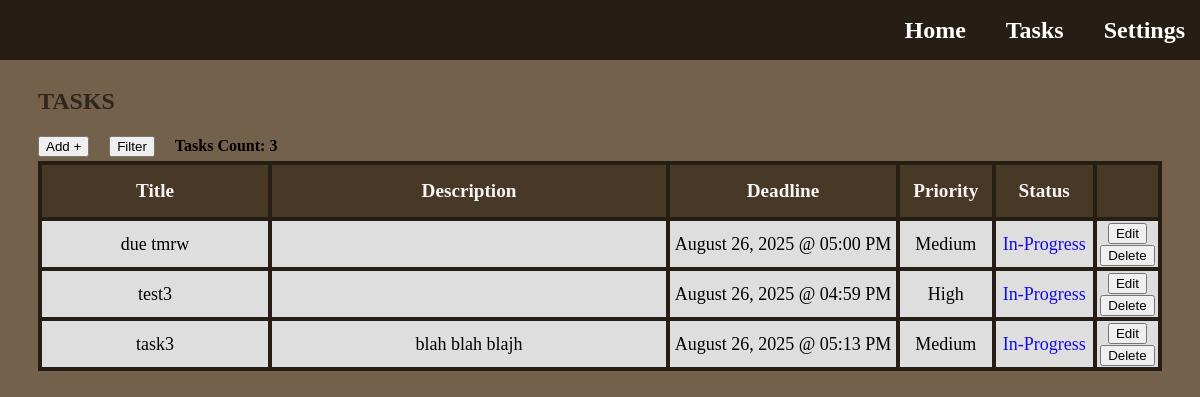
/tasks (signed in), run on an earlier commit of the app's database.
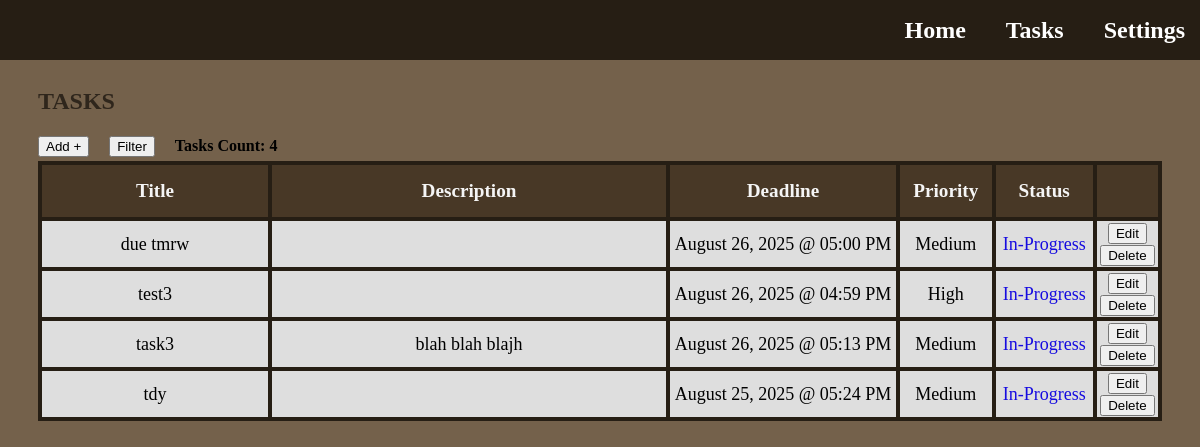
And on a later commit of the database.
### app.py (models this page shows)
class Task(db.Model):
    id = db.Column(db.Integer, primary_key=True)
    title = db.Column(db.String(128), nullable=False)
    description = db.Column(db.Text, nullable=True)
    priority = db.Column(db.String(50), nullable=False)
    deadline = db.Column(db.DateTime, nullable=True)
    status = db.Column(db.String(50), nullable=False, default='In-Progress')
    set_today_reminder = db.Column(db.Boolean, nullable=False, default=True)
    set_tomorrow_reminder = db.Column(db.Boolean, nullable=False, default=True)
    user_id = db.Column(db.Integer, db.ForeignKey('user.id'), nullable=False)
    user = db.relationship('User', backref=db.backref('tasks', lazy=True))

### app.py (the view, shortened to what this page needs)
@app.route('/tasks')
def tasks():
    user_id = session['user_id']
    sort_title = session.get('sort_title')
    sort_type = session.get('sort_type')
    filter_priorities = session.get('filter_priorities', [])
    filter_status = session.get('filter_status', [])
    filter_months = session.get('filter_months', [])
    filter_year = session.get('filter_year', None)
    filter_day = session.get('filter_day', None)
    priority_order_descending = case(
        (Task.priority == 'High', 1),
        (Task.priority == 'Medium', 2),
        (Task.priority == 'Low', 3),
    )
    priority_order_ascending = case(
        (Task.priority == 'Low', 1),
        (Task.priority == 'Medium', 2),
        (Task.priority == 'High', 3),
    )
    status_order_complete = case(
        (Task.status == 'Complete', 1),
        (Task.status == 'In-Progress', 2)
    )
    status_order_in_progress = case(
        (Task.status == 'In-Progress', 1),
        (Task.status == 'Complete', 2)
    )
    query = Task.query.filter_by(user_id=user_id)
    if filter_priorities: # Only true if not empty
        query = query.filter(Task.priority.in_(filter_priorities)) # Filter by checked priorities within given priority list
    if filter_status:
        query = query.filter(Task.status.in_(filter_status)) # Filter by checked status within given status list
    if filter_months:
        query = query.filter(extract('month', Task.deadline).in_(filter_months)) # Filter by checked months within given months list; extract(...) - returns month number from Task columns and matches to filter months list
    if filter_year:
        query = query.filter(extract('year', Task.deadline) == filter_year) # Filter by typed year; extracts year from deadline column in database
    if filter_day:
        query = query.filter(extract('day', Task.deadline) == filter_day) # Filter by typed day; extracts day from deadline column in database
    user_tasks = query.all()  # Get all tasks for this user according to the id, default order is by date task was created from earliest to latest
    user_tasks_count = query.count() # Gets the total count of tasks of the user
    return render_template('tasks.html', tasks=user_tasks, count=user_tasks_count, sort_title=sort_title, sort_type=sort_type, filter_priorities=filter_priorities, filter_status=filter_status, filter_months=filter_months, filter_year=filter_year, filter_day=filter_day)

### templates/tasks.html (shortened to what this page needs)
{% extends "base.html" %}
{% block content %}
  <h1 class="title-page">Tasks</h1>
  <div class="task-features">
    <button href="#" type="button" class="add-button" onclick="openPopup('add-task')">Add +</button>
    <button type="button" class="filter-sort-button" onclick="openPopup('filter-sort-task')">Filter</button>
    <h4>Tasks Count: {{ count }} </h2>
  </div>
  <section class="tasks-section">
      <table class="tasks-table">
        <thead class="table-header">
          <tr>
              <th class="task-title">Title</th>
              <th class="task-description">Description</th>
              <th class="task-deadline">Deadline</th>
              <th class="task-priority">Priority</th>
              <th class="task-status">Status</th>
              <th class="task-options"></th>
          </tr>
        </thead>
        <tbody id="task-body">
          {% for task in tasks %}
          <tr id="task-row">
            <td>{{ task.title }}</td>
            <td>{{ task.description }}</td>
            <td>{{ task.deadline.strftime('%B %d, %Y @ %I:%M %p')  }}</td>
            <td>{{ task.priority }}</td>
            <td class="task-status-data">
              <a href="{{ url_for('change_task_status', task_id=task.id)}}"
              class="task-status {{ task.status | lower | replace(' ', '-') }}">
                {{ task.status }}
              </a>
            </td>
            <td>
              <a>
                <button type="button" class="edit-button" onclick="openEditPopup(this, 'edit-task')"
                  data-id="{{ task.id }}"
                  data-title="{{ task.title }}"
                  data-description="{{ task.description }}"
                  data-priority="{{ task.priority }}"
                  data-deadline="{{ task.deadline.strftime('%B %d %Y @ %I:%M %p')  }}"
                  >
                  Edit
                </button>
              </a>
              <a href="{{ url_for('delete_task', task_id=task.id)}}">
                <button type="button" class="delete-button">Delete</button>
              </a>
            </td>
          </tr>
          {% else %}
          <tr>
            <td colspan="6">No tasks available.</td>
          </tr>
          {% endfor %}
        </tbody>
      </table>
  </section>
{% endblock %}

### templates/base.html (shortened to what this page needs)
<!DOCTYPE html>
<html lang="en">
<head>
    <link rel="stylesheet" href="{{ url_for('static', filename='style.css') }}">
</head>
<body class="homepage">
    <header class="navbar">
        <nav class="navbar-links">
            <a href="{{ url_for('home') }}">Home</a>
            <a href="{{ url_for('tasks') }}">Tasks</a>
            <a href="{{ url_for('settings') }}">Settings</a>
        </nav>
    </header>
    <main>
        {% block content %}{% endblock %}
    </main>
</body>
</html>

### static/style.css (style rules this page uses)
html, body { min-width: 800px; overflow-x: auto; }
.title-page { margin-top: 80px; margin-left: 30px; font-size: x-large; font-weight: bolder; text-transform: uppercase; font-family: 'Lucida Handwriting'; color: #2f261c; }
.homepage { background-color: #74614b; }
.navbar { background-color: #261e14; position: fixed; top: 0; left: 0; width: 100%; height: 60px; padding-left: 5px; display: flex; justify-content: flex-end; align-items: center; z-index: 1000; }
.navbar-links { display: flex; gap: 20px; }
.navbar-links a { font-family: 'Lucida Handwriting'; color: white; margin-right: 20px; font-weight: bold; font-size: 24px; text-decoration: none; }
.tasks-section { margin-left: 30px; margin-right: 30px; display: flex; justify-content: center; }
.tasks-table { border-collapse: collapse; width: 100%; height: 50%; table-layout: fixed; }
.tasks-table th, .tasks-table td { border: 4px solid #261e14; color: black; font-size: large; text-align: center; background: rgb(222, 222, 222); }
.tasks-table th { color: whitesmoke; font-weight: bolder; font-size: larger; height: 50px; background-color: #483826; }
.task-title { width: 20%; }
.task-description { white-space: normal; word-break: break-word; max-width: 400px; width: 35%; }
.task-deadline { width: 20%; }
.task-priority { width: 8%; }
.task-status { width: 8.5%; }
.task-options { width: 8.5; }
.task-status-data { text-decoration: none; color: white }
.task-status.in-progress { color: rgb(22, 11, 224); text-decoration: none; }
.task-features { margin-left: 30px; margin-right: 30px; height: 30px; display: flex; justify-content: flex-start; align-items: center; gap: 20px; }
.add-button { color: black; text-decoration: none; }

What changed in the data, as far as the page shows it:
added Task: title "tdy", deadline "August 25, 2025 @ 05:24 PM", priority "Medium", status "In-Progress"
Also different on the page:
{{ count }}: "3" → "4"
